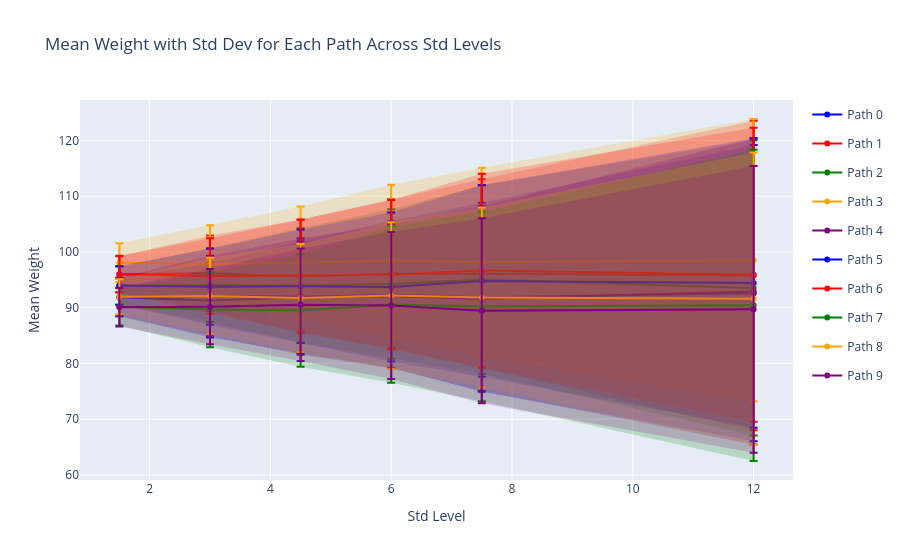

The notebook cell saved with this chart:
### Code cell
import plotly.graph_objects as go

# Assuming w is defined from previous cells
means = np.mean(w, axis=2)
stds = np.std(w, axis=2)

fig = go.Figure()
colors_rgb = [
    'rgb(0,0,255)',  # blue
    'rgb(255,0,0)',  # red
    'rgb(0,128,0)',  # green
    'rgb(255,165,0)',  # orange
    'rgb(128,0,128)'  # purple
]
for j in range(len(paths)):
    color = colors_rgb[j % len(colors_rgb)]
    fillcolor = color.replace('rgb', 'rgba').replace(')', ',0.2)')
    legendgroup = f'Path {j}'
    # Add upper bound
    fig.add_trace(go.Scatter(
        x=std_vec,
        y=means[:, j] + stds[:, j],
        mode='lines',
        line=dict(width=0),
        showlegend=False,
        legendgroup=legendgroup
    ))
    # Add lower bound with fill
    fig.add_trace(go.Scatter(
        x=std_vec,
        y=means[:, j] - stds[:, j],
        mode='lines',
        fill='tonexty',
        fillcolor=fillcolor,
        line=dict(width=0),
        showlegend=False,
        legendgroup=legendgroup
    ))
    # Add main line
    fig.add_trace(go.Scatter(
        x=std_vec,
        y=means[:, j],
        error_y=dict(type='data', array=stds[:, j]),
        mode='lines+markers',
        line=dict(color=color),
        name=f'Path {j}',
        legendgroup=legendgroup
    ))
fig.update_layout(
    title='Mean Weight with Std Dev for Each Path Across Std Levels',
    xaxis_title='Std Level',
    yaxis_title='Mean Weight'
)
fig.show()

### Figure 1 — Plotly figure (JSON) as saved in the notebook; plotly's stock layout.template omitted (floating-point values rounded to 4 significant figures)
{"data": [{"legendgroup": "Path 0", "line": {"width": 0}, "mode": "lines", "showlegend": false, "type": "scatter", "x": [1.5, 3.0, 4.5, 6.0, 7.5, 12.0], "y": [95.26, 97.95, 101.9, 105.5, 108.8, 119.2]}, {"fill": "tonexty", "fillcolor": "rgba(0,0,255,0.2)", "legendgroup": "Path 0", "line": {"width": 0}, "mode": "lines", "showlegend": false, "type": "scatter", "x": [1.5, 3.0, 4.5, 6.0, 7.5, 12.0], "y": [88.47, 84.64, 81.83, 79.24, 74.92, 66.05]}, {"error_y": {"array": [3.396, 6.657, 10.03, 13.12, 16.94, 26.56], "type": "data"}, "legendgroup": "Path 0", "line": {"color": "rgb(0,0,255)"}, "mode": "lines+markers", "name": "Path 0", "type": "scatter", "x": [1.5, 3.0, 4.5, 6.0, 7.5, 12.0], "y": [91.86, 91.3, 91.86, 92.36, 91.86, 92.61]}, {"legendgroup": "Path 1", "line": {"width": 0}, "mode": "lines", "showlegend": false, "type": "scatter", "x": [1.5, 3.0, 4.5, 6.0, 7.5, 12.0], "y": [99.24, 102.9, 105.8, 109.4, 113.0, 123.5]}, {"fill": "tonexty", "fillcolor": "rgba(255,0,0,0.2)", "legendgroup": "Path 1", "line": {"width": 0}, "mode": "lines", "showlegend": false, "type": "scatter", "x": [1.5, 3.0, 4.5, 6.0, 7.5, 12.0], "y": [92.77, 89.42, 85.4, 82.75, 79.13, 68.0]}, {"error_y": {"array": [3.238, 6.757, 10.19, 13.34, 16.95, 27.77], "type": "data"}, "legendgroup": "Path 1", "line": {"color": "rgb(255,0,0)"}, "mode": "lines+markers", "name": "Path 1", "type": "scatter", "x": [1.5, 3.0, 4.5, 6.0, 7.5, 12.0], "y": [96.01, 96.17, 95.59, 96.09, 96.08, 95.77]}, {"legendgroup": "Path 2", "line": {"width": 0}, "mode": "lines", "showlegend": false, "type": "scatter", "x": [1.5, 3.0, 4.5, 6.0, 7.5, 12.0], "y": [97.36, 100.7, 104.3, 107.7, 111.9, 120.0]}, {"fill": "tonexty", "fillcolor": "rgba(0,128,0,0.2)", "legendgroup": "Path 2", "line": {"width": 0}, "mode": "lines", "showlegend": false, "type": "scatter", "x": [1.5, 3.0, 4.5, 6.0, 7.5, 12.0], "y": [90.51, 87.45, 83.69, 80.86, 78.15, 67.06]}, {"error_y": {"array": [3.426, 6.616, 10.29, 13.4, 16.89, 26.49], "type": "data"}, "legendgroup": "Path 2", "line": {"color": "rgb(0,128,0)"}, "mode": "lines+markers", "name": "Path 2", "type": "scatter", "x": [1.5, 3.0, 4.5, 6.0, 7.5, 12.0], "y": [93.93, 94.07, 93.98, 94.26, 95.04, 93.55]}, {"legendgroup": "Path 3", "line": {"width": 0}, "mode": "lines", "showlegend": false, "type": "scatter", "x": [1.5, 3.0, 4.5, 6.0, 7.5, 12.0], "y": [101.5, 104.8, 108.1, 112.0, 115.1, 123.8]}, {"fill": "tonexty", "fillcolor": "rgba(255,165,0,0.2)", "legendgroup": "Path 3", "line": {"width": 0}, "mode": "lines", "showlegend": false, "type": "scatter", "x": [1.5, 3.0, 4.5, 6.0, 7.5, 12.0], "y": [94.61, 90.86, 88.01, 84.85, 81.18, 73.22]}, {"error_y": {"array": [3.464, 6.969, 10.06, 13.59, 16.97, 25.31], "type": "data"}, "legendgroup": "Path 3", "line": {"color": "rgb(255,165,0)"}, "mode": "lines+markers", "name": "Path 3", "type": "scatter", "x": [1.5, 3.0, 4.5, 6.0, 7.5, 12.0], "y": [98.08, 97.83, 98.07, 98.44, 98.15, 98.53]}, {"legendgroup": "Path 4", "line": {"width": 0}, "mode": "lines", "showlegend": false, "type": "scatter", "x": [1.5, 3.0, 4.5, 6.0, 7.5, 12.0], "y": [95.41, 99.3, 102.4, 105.0, 108.2, 120.3]}, {"fill": "tonexty", "fillcolor": "rgba(128,0,128,0.2)", "legendgroup": "Path 4", "line": {"width": 0}, "mode": "lines", "showlegend": false, "type": "scatter", "x": [1.5, 3.0, 4.5, 6.0, 7.5, 12.0], "y": [88.44, 84.93, 81.57, 79.11, 75.04, 65.46]}, {"error_y": {"array": [3.486, 7.185, 10.41, 12.95, 16.57, 27.44], "type": "data"}, "legendgroup": "Path 4", "line": {"color": "rgb(128,0,128)"}, "mode": "lines+markers", "name": "Path 4", "type": "scatter", "x": [1.5, 3.0, 4.5, 6.0, 7.5, 12.0], "y": [91.93, 92.11, 91.98, 92.07, 91.61, 92.89]}, {"legendgroup": "Path 5", "line": {"width": 0}, "mode": "lines", "showlegend": false, "type": "scatter", "x": [1.5, 3.0, 4.5, 6.0, 7.5, 12.0], "y": [97.46, 100.6, 104.0, 107.1, 112.0, 120.4]}, {"fill": "tonexty", "fillcolor": "rgba(0,0,255,0.2)", "legendgroup": "Path 5", "line": {"width": 0}, "mode": "lines", "showlegend": false, "type": "scatter", "x": [1.5, 3.0, 4.5, 6.0, 7.5, 12.0], "y": [90.51, 86.95, 83.68, 80.33, 77.61, 68.45]}, {"error_y": {"array": [3.471, 6.817, 10.18, 13.37, 17.19, 25.96], "type": "data"}, "legendgroup": "Path 5", "line": {"color": "rgb(0,0,255)"}, "mode": "lines+markers", "name": "Path 5", "type": "scatter", "x": [1.5, 3.0, 4.5, 6.0, 7.5, 12.0], "y": [93.99, 93.77, 93.86, 93.7, 94.81, 94.41]}, {"legendgroup": "Path 6", "line": {"width": 0}, "mode": "lines", "showlegend": false, "type": "scatter", "x": [1.5, 3.0, 4.5, 6.0, 7.5, 12.0], "y": [99.3, 102.5, 105.8, 109.3, 114.0, 122.3]}, {"fill": "tonexty", "fillcolor": "rgba(255,0,0,0.2)", "legendgroup": "Path 6", "line": {"width": 0}, "mode": "lines", "showlegend": false, "type": "scatter", "x": [1.5, 3.0, 4.5, 6.0, 7.5, 12.0], "y": [92.73, 88.92, 85.73, 82.51, 79.3, 69.54]}, {"error_y": {"array": [3.287, 6.775, 10.04, 13.41, 17.36, 26.38], "type": "data"}, "legendgroup": "Path 6", "line": {"color": "rgb(255,0,0)"}, "mode": "lines+markers", "name": "Path 6", "type": "scatter", "x": [1.5, 3.0, 4.5, 6.0, 7.5, 12.0], "y": [96.02, 95.7, 95.76, 95.92, 96.66, 95.92]}, {"legendgroup": "Path 7", "line": {"width": 0}, "mode": "lines", "showlegend": false, "type": "scatter", "x": [1.5, 3.0, 4.5, 6.0, 7.5, 12.0], "y": [93.51, 96.4, 99.64, 104.6, 107.2, 118.3]}, {"fill": "tonexty", "fillcolor": "rgba(0,128,0,0.2)", "legendgroup": "Path 7", "line": {"width": 0}, "mode": "lines", "showlegend": false, "type": "scatter", "x": [1.5, 3.0, 4.5, 6.0, 7.5, 12.0], "y": [86.8, 82.91, 79.4, 76.52, 73.2, 62.5]}, {"error_y": {"array": [3.355, 6.746, 10.12, 14.05, 17.01, 27.91], "type": "data"}, "legendgroup": "Path 7", "line": {"color": "rgb(0,128,0)"}, "mode": "lines+markers", "name": "Path 7", "type": "scatter", "x": [1.5, 3.0, 4.5, 6.0, 7.5, 12.0], "y": [90.15, 89.66, 89.52, 90.57, 90.21, 90.41]}, {"legendgroup": "Path 8", "line": {"width": 0}, "mode": "lines", "showlegend": false, "type": "scatter", "x": [1.5, 3.0, 4.5, 6.0, 7.5, 12.0], "y": [95.08, 98.97, 101.4, 105.3, 108.0, 117.8]}, {"fill": "tonexty", "fillcolor": "rgba(255,165,0,0.2)", "legendgroup": "Path 8", "line": {"width": 0}, "mode": "lines", "showlegend": false, "type": "scatter", "x": [1.5, 3.0, 4.5, 6.0, 7.5, 12.0], "y": [88.84, 85.24, 82.04, 79.04, 75.7, 65.4]}, {"error_y": {"array": [3.123, 6.869, 9.698, 13.14, 16.13, 26.21], "type": "data"}, "legendgroup": "Path 8", "line": {"color": "rgb(255,165,0)"}, "mode": "lines+markers", "name": "Path 8", "type": "scatter", "x": [1.5, 3.0, 4.5, 6.0, 7.5, 12.0], "y": [91.96, 92.1, 91.73, 92.18, 91.83, 91.61]}, {"legendgroup": "Path 9", "line": {"width": 0}, "mode": "lines", "showlegend": false, "type": "scatter", "x": [1.5, 3.0, 4.5, 6.0, 7.5, 12.0], "y": [93.58, 96.92, 100.6, 103.6, 106.1, 115.4]}, {"fill": "tonexty", "fillcolor": "rgba(128,0,128,0.2)", "legendgroup": "Path 9", "line": {"width": 0}, "mode": "lines", "showlegend": false, "type": "scatter", "x": [1.5, 3.0, 4.5, 6.0, 7.5, 12.0], "y": [86.61, 83.43, 80.45, 77.22, 72.84, 63.98]}, {"error_y": {"array": [3.488, 6.744, 10.09, 13.19, 16.61, 25.72], "type": "data"}, "legendgroup": "Path 9", "line": {"color": "rgb(128,0,128)"}, "mode": "lines+markers", "name": "Path 9", "type": "scatter", "x": [1.5, 3.0, 4.5, 6.0, 7.5, 12.0], "y": [90.1, 90.18, 90.54, 90.4, 89.45, 89.7]}], "layout": {"title": {"text": "Mean Weight with Std Dev for Each Path Across Std Levels"}, "xaxis": {"title": {"text": "Std Level"}}, "yaxis": {"title": {"text": "Mean Weight"}}}}
